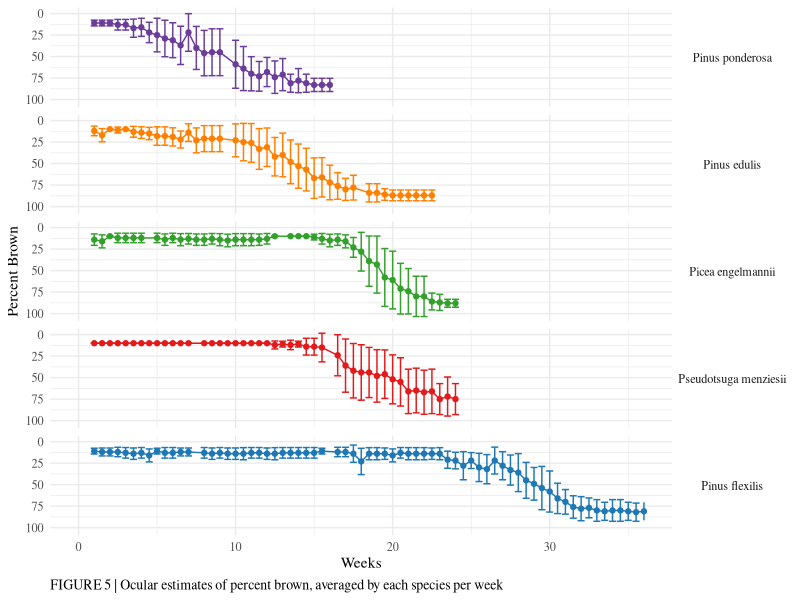

This figure's R source:
#Data viz - percent brown
#Alexandra Lalor
#allielalor@arizona.edu
#allielalor@gmail.com
#First created: 2022-12-10
#Last updated: 2022-12-10

#load packages
library(tidyverse)
library(RColorBrewer)

#read csvs
Phase1_Data_All <- read_csv("data_analysis/Phase1_Data_All.csv")
#Phase1_Data_PercentBrown  <- read_csv("data_analysis/Phase1_Data_PercentBrown.csv")
#Phase1_Data_PercentBrown_Avg  <- read_csv("data_analysis/Phase1_Data_PercentBrown_Avg.csv")

#filter NAs
Phase1_Data_All_pb <- Phase1_Data_All %>% 
  filter(!is.na(PercentBrown_Est))

#average data 
Phase1_Data_All_pb <- Phase1_Data_All_pb %>%
  group_by(ScientificName, Species, Treatment_temp, Treatment_water, Week) %>%
  summarize(SampleSize_Weekly_PercentBrown = mean(SampleSize_Weekly_PercentBrown),
            Dead_Count = sum(Dead_Count),
            PercentBrown = round(mean(PercentBrown, na.rm = T), digits = 0),
            PercentBrown_Est = round(mean(PercentBrown_Est, na.rm = T), digits = 0),
            SD_PercentBrown = mean(SD_PercentBrown, na.rm = T))

Phase1_Data_All_pb <- Phase1_Data_All_pb %>%
  mutate(Legend = ScientificName)
Phase1_Data_All_pb$Legend <- as.factor(Phase1_Data_All_pb$Legend)
Phase1_Data_All_pb <-
  transform(Phase1_Data_All_pb, Legend = factor(Legend, levels = c("Pinus ponderosa", "Pinus edulis", "Picea engelmannii", "Pseudotsuga menziesii", "Pinus flexilis")))
levels(Phase1_Data_All_pb$Legend)

#filter data
Phase1_Data_All_pb <- Phase1_Data_All_pb %>% 
  filter(Treatment_temp == "Ambient", Treatment_water == "Drought",
         !is.na(PercentBrown_Est))

#define custom color scale
myColorsPaired <- c("#6A3D9A", "#CAB2D6", "#FF7F00", "#FDBF6F",  "#33A02C", "#B2DF8A", "#E31A1C", "#FB9A99", "#1F78B4", "#A6CEE3")
myColorsDark <- c("#6A3D9A", "#FF7F00", "#33A02C", "#E31A1C", "#1F78B4")
myColorsLight <- c("#CAB2D6", "#FDBF6F", "#B2DF8A", "#FB9A99", "#A6CEE3")
names(myColorsPaired) <- levels(Phase1_Data_All_pb$Legend)
names(myColorsDark) <- levels(Phase1_Data_All_pb$Legend)
names(myColorsLight) <- levels(Phase1_Data_All_pb$Legend)

custom_colors <- scale_colour_manual(values = myColorsDark)
custom_colors_fill <- scale_fill_manual(values = myColorsDark)


#Graph
Phase1_Data_All_pb %>% 
  ggplot(aes(x = Week,
             y = PercentBrown_Est,
             color = Legend)) +
  geom_point() +
  scale_y_reverse() +
  geom_line() +
  geom_errorbar(aes(x = Week,
                    ymin = (PercentBrown_Est - SD_PercentBrown),
                    ymax = (PercentBrown_Est + SD_PercentBrown))) +
  # geom_segment(aes(x = 0, xend = 36,
  #                  y = 90, yend = 90),
  #              color = "grey",
  #              linetype = "solid",
  #              size = 0.8) +
  xlim(0, 36) +
  facet_grid(Legend~.) +
  xlab("Weeks") +
  ylab("Percent Brown") +
  labs(caption = "FIGURE 5 | Ocular estimates of percent brown, averaged by each species per week") +
  custom_colors +
  theme_minimal() +
  theme(legend.position="none",
        text = element_text(family = "serif"),
        strip.text.y = element_text(angle = 0),
        plot.caption = element_text(hjust = 0,
                                    family = "serif",
                                    #face = "bold",
                                    size = 10))

